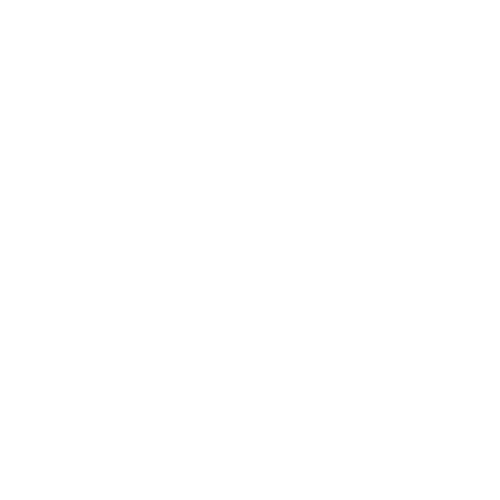
Frame 1 (no input)
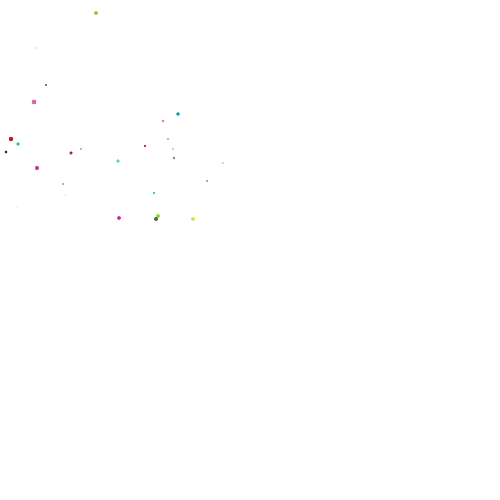
Frame 60 (the mouse pressed at the canvas centre just before this capture)
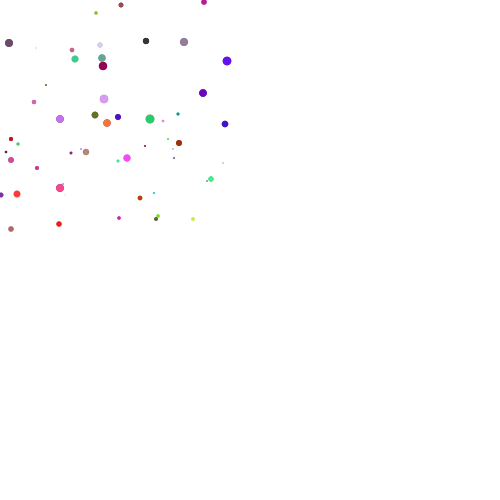
Frame 120 (the mouse held since frame 60 and released just before this capture)

The Processing sketch that drew these frames (run headless with seeded random() and noise(); from frame 60 on, the mouse is pressed at the canvas centre):

// Processing sketch: processing_108068
// ── processing_108068.pde

float red;
float green;
float blue;

float diam;
float x;
float y;

int count;
float state;
int quad;

void setup(){
  count = 0;
  state = 0;
  quad = 0;
  x = 0;
  y = 0;
  size(500,500);
  background(255);
}

void draw() {
noStroke();
fill(red,green,blue);
red = random(255);
green = random(255);
blue = random(255);
diam = state * 6;
ellipse(x,y,diam,diam); 
  count = count + 1;
  if(count > 1) {
    count = 0;
    state = state + .025;
    if(state < 2){
      x = int(random(250 - diam));
      y = int(random(250 - diam));
    }
    if(state > 2){
      x = int(random(250,500 - diam));
      y = int(random(250 - diam));
    }
    if(state > 4){
      x = int(random(250,500 - diam));
      y = int(random(250,500 - diam));
    }
    if(state > 6){
      x = int(random(250 - diam));
      y = int(random(250,500 - diam));
    }
    if(state > 8){
      state = 0;
      background(255);
    }
  }
}
